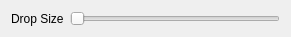
<?xml version="1.0" encoding="UTF-8"?>
<ui version="4.0">
 <class>Rain</class>
 <widget class="QWidget" name="Rain">
  <property name="geometry">
   <rect>
    <x>0</x>
    <y>0</y>
    <width>291</width>
    <height>33</height>
   </rect>
  </property>
  <layout class="QGridLayout" name="gridLayout">
   <item row="1" column="1">
    <widget class="QTooltipedSlider" name="size">
     <property name="minimum">
      <number>1</number>
     </property>
     <property name="maximum">
      <number>10</number>
     </property>
     <property name="value">
      <number>1</number>
     </property>
     <property name="orientation">
      <enum>Qt::Horizontal</enum>
     </property>
    </widget>
   </item>
   <item row="1" column="0">
    <widget class="QLabel" name="sizeLabel">
     <property name="text">
      <string>Drop Size</string>
     </property>
    </widget>
   </item>
  </layout>
 </widget>
 <customwidgets>
  <customwidget>
   <class>QTooltipedSlider</class>
   <extends>QSlider</extends>
   <header location="global">QTooltipedSlider.h</header>
  </customwidget>
 </customwidgets>
 <resources/>
 <connections/>
</ui>
